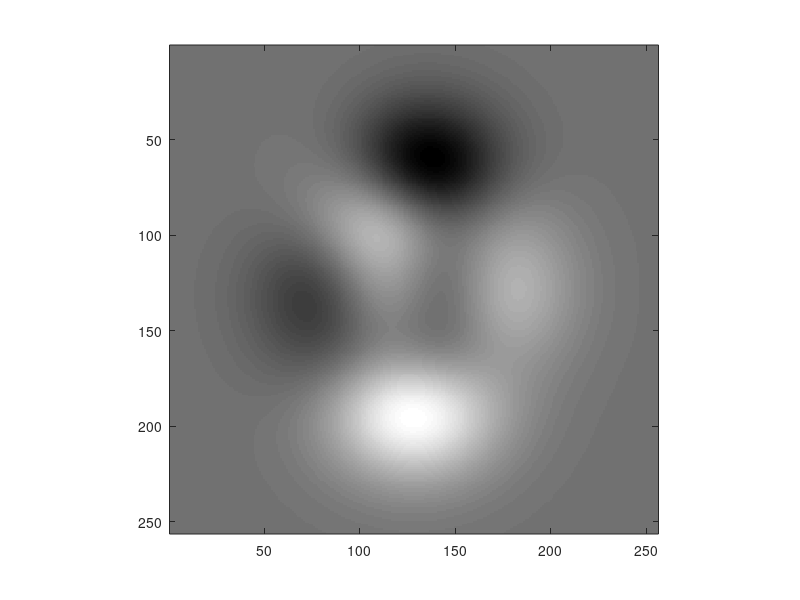

This chart was generated by the following MATLAB code: (Note: this script raises an error after producing the figure.)
function runVisualScalebarCheck()
%RUNVISUALSCALEBARCHECK Display scale bars in every location for visual review.
%
%   Creates a test image and adds horizontal and vertical scale bars in all
%   supported locations, inside (white) and outside (red) the axes. Inspect
%   the figure manually to confirm placement and appearance.

    repositoryRoot = fileparts(fileparts(mfilename('fullpath')));
    addpath(fullfile(repositoryRoot, 'src', 'scalebar'))

    hFigure = figure();
    hAxes = axes(hFigure);
    imagesc(hAxes, peaks(256))
    colormap(hAxes, gray)
    axis(hAxes, 'image')

    axisOptions = {'x', 'y'};
    locations = {'northeast', 'northwest', 'southeast', 'southwest'};

    for i = 1:numel(axisOptions)
        for j = 1:numel(locations)
            for k = 1:2
                location = locations{j};
                color = 'w';
                if k == 2
                    location = strcat(location, 'outside');
                    color = 'r';
                end
                scalebar(hAxes, axisOptions{i}, 50, 'pixels', ...
                    'ConversionFactor', 1, 'Location', location, ...
                    'Color', color, 'LineWidth', 2)
            end
        end
    end
end
